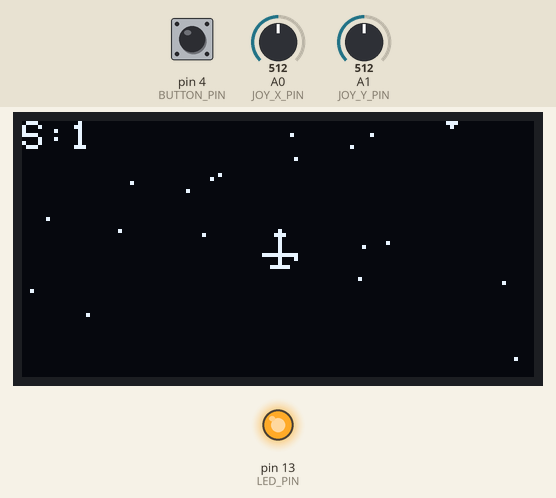
Bench run of a sketch on a simulated Arduino Uno, built with avr-gcc and run on an emulated ATmega328P. On the bench: 128×64 one-colour display, output pins drawn as LEDs (lit = HIGH). Dashed ring = blinking. The test bench sets the inputs (shaded band); at power-on: pin 4 (BUTTON_PIN) HIGH, A0 (JOY_X_PIN) = 512, A1 (JOY_Y_PIN) = 512. Random numbers use the default seed unless the sketch sets one; what the sketch prints to the serial monitor is not drawn.

Above: at 1.69 s.
2.0 s: pin 4 (BUTTON_PIN) pulled LOW for 0.15 s
At 2.41 s:
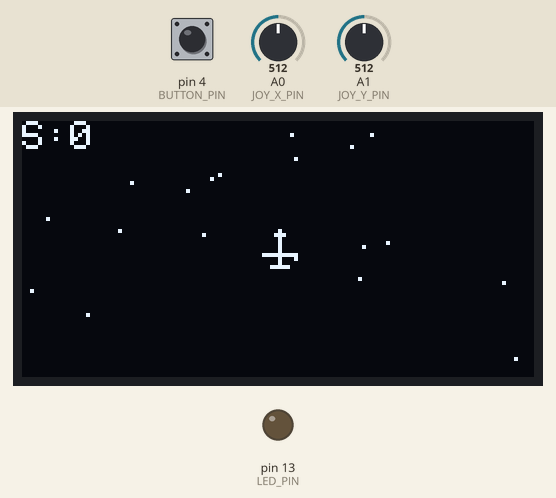
2.7 s: pin 4 (BUTTON_PIN) pulled LOW for 1 s
At 3.9 s:
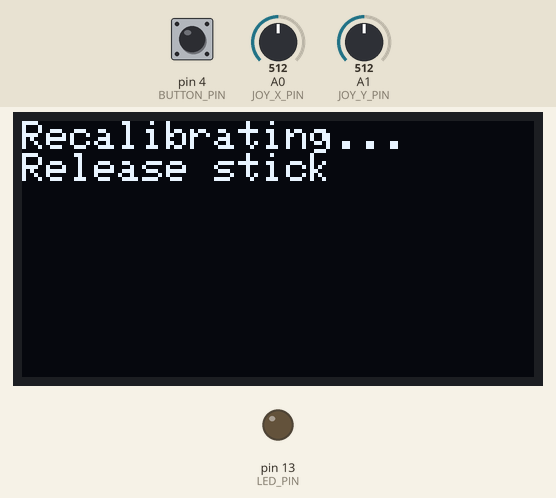
5.2 s: A0 (JOY_X_PIN) set to 716
At 6.4 s:
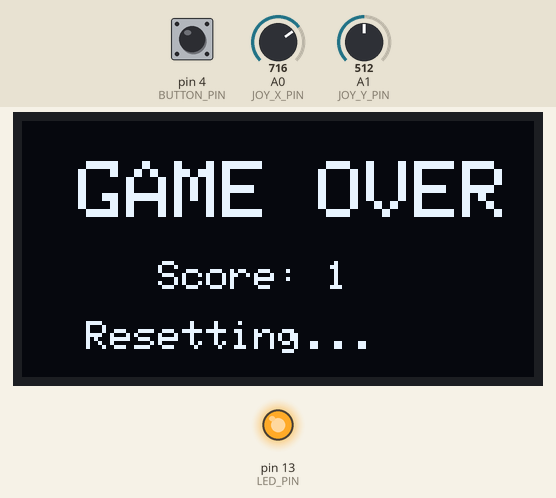
7.3 s: A1 (JOY_Y_PIN) set to 716
At 8.05 s:
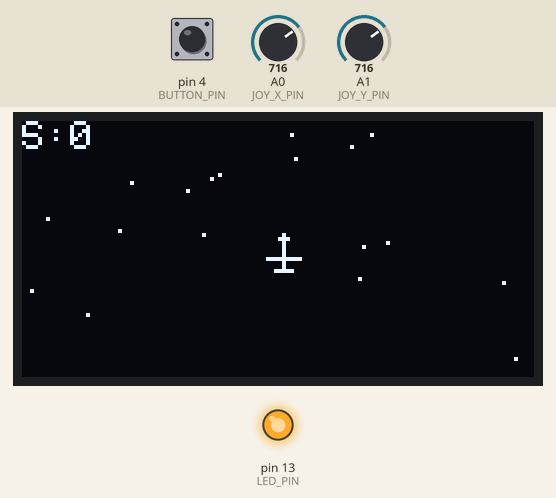
9.3 s: pin 4 (BUTTON_PIN) pulled LOW for 3.2 s
At 10.6 s:
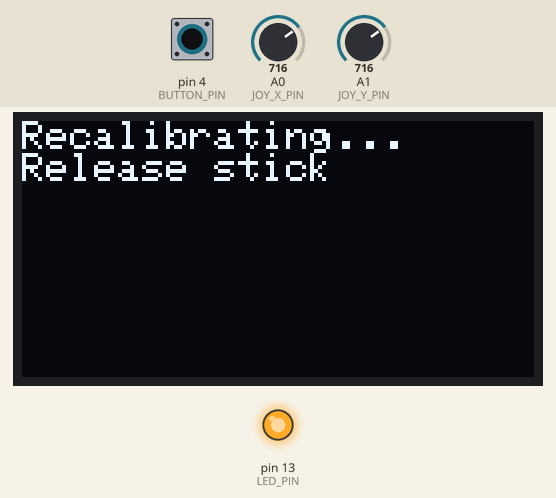
13.1 s: A0 (JOY_X_PIN) set to 900
At 13.89 s:
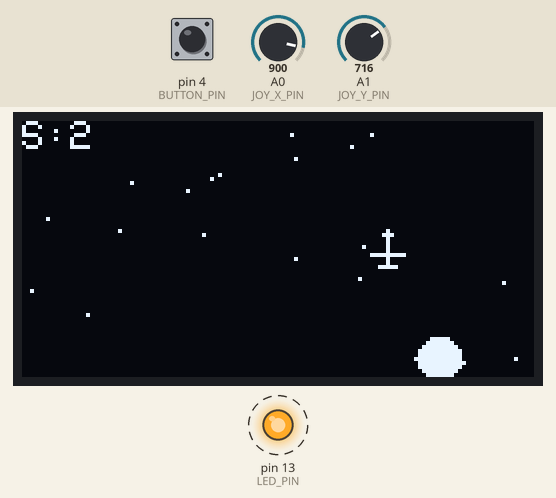
Timing chart, 0 to 15.9 s (numbered marks = the images above; inputs shaded):
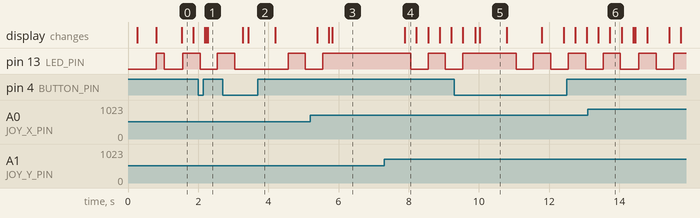

The sketch:

flight_game.ino
```cpp
#include <Wire.h>
#include <Adafruit_GFX.h>
#include <Adafruit_SSD1306.h>

// ==================== 핀 ====================
#define JOY_X_PIN      A0
#define JOY_Y_PIN      A1
#define BUTTON_PIN     4
#define LED_PIN        13

// ==================== OLED ====================
#define SCREEN_WIDTH  128
#define SCREEN_HEIGHT 64
#define OLED_RESET    -1
#define SCREEN_ADDRESS 0x3C
Adafruit_SSD1306 display(SCREEN_WIDTH, SCREEN_HEIGHT, &Wire, OLED_RESET);

// ==================== 조이스틱 ====================
int joyCenterX = 512;
int joyCenterY = 512;
const int DEADZONE = 60;
const float SENS = 0.008;   // 조이스틱 편차(0~512) → 픽셀 변환
const float MAX_STEP = 2.0;

// ==================== 게임 ====================
struct Obstacle {
  float x, y, vy;
  int r;
  bool active;
};
const int MAX_OBS = 4;
Obstacle obstacles[MAX_OBS];

float planeX, planeY;
unsigned long gameStartMs = 0;
int gameScore = 0;
bool gameOver = false;
unsigned long gameOverMs = 0;
unsigned long lastFrame = 0;
const unsigned long FRAME_INTERVAL = 33;

struct Star { uint8_t x, y; };
const int STAR_COUNT = 20;
Star stars[STAR_COUNT];

// ==================== 버튼 ====================
int lastButtonReading = HIGH;
unsigned long lastDebounce = 0;
unsigned long buttonPressStart = 0;
bool buttonHeld = false;
const unsigned long DEBOUNCE_MS = 40;
const unsigned long LONG_PRESS_MS = 600;

// ==================== 함수 프로토타입 ====================
void handleButton();
void initGame();
void spawnObstacle();
void updateAndDrawGame();
void drawPlane(int x, int y);
void calibrateJoystick();

// ==================== setup ====================
void setup() {
  Serial.begin(115200);
  delay(200);

  pinMode(BUTTON_PIN, INPUT_PULLUP);
  pinMode(LED_PIN, OUTPUT);

  Wire.begin();
  Wire.setClock(100000);

  if (!display.begin(SSD1306_SWITCHCAPVCC, SCREEN_ADDRESS)) {
    Serial.println(F("SSD1306 fail"));
    for (;;);
  }
  display.ssd1306_command(0x81);
  display.ssd1306_command(255);

  display.clearDisplay();
  display.setTextColor(SSD1306_WHITE);
  display.setTextSize(1);
  display.setCursor(0, 0);
  display.println(F("Calibrating joy..."));
  display.println(F("Don't touch stick"));
  display.display();

  // 조이스틱 중앙값 캘리브레이션
  calibrateJoystick();

  randomSeed(analogRead(A2));  // A2 사용 (A0/A1은 조이스틱)
  for (int i = 0; i < STAR_COUNT; i++) {
    stars[i].x = random(0, 128);
    stars[i].y = random(0, 64);
  }

  initGame();
  delay(300);
  Serial.println(F("Setup complete"));
}

// ==================== 조이스틱 캘리브레이션 ====================
void calibrateJoystick() {
  long sumX = 0, sumY = 0;
  const int N = 20;
  for (int i = 0; i < N; i++) {
    sumX += analogRead(JOY_X_PIN);
    sumY += analogRead(JOY_Y_PIN);
    delay(10);
  }
  joyCenterX = sumX / N;
  joyCenterY = sumY / N;
  Serial.print(F("Center X="));
  Serial.print(joyCenterX);
  Serial.print(F(" Y="));
  Serial.println(joyCenterY);
}

// ==================== loop ====================
void loop() {
  handleButton();
  updateAndDrawGame();
}

// ==================== 버튼 ====================
void handleButton() {
  int reading = digitalRead(BUTTON_PIN);
  if (reading != lastButtonReading) lastDebounce = millis();

  if ((millis() - lastDebounce) > DEBOUNCE_MS) {
    static int stableState = HIGH;
    if (reading != stableState) {
      stableState = reading;
      if (stableState == LOW) {
        buttonPressStart = millis();
        buttonHeld = true;
      } else {
        if (buttonHeld) {
          unsigned long held = millis() - buttonPressStart;
          if (held < LONG_PRESS_MS) {
            initGame();
            Serial.println(F("Reset game"));
          }
          buttonHeld = false;
        }
      }
    }
  }
  lastButtonReading = reading;

  // 길게 누름 → 조이스틱 재캘리브레이션
  if (buttonHeld && (millis() - buttonPressStart >= LONG_PRESS_MS)) {
    display.clearDisplay();
    display.setCursor(0, 0);
    display.println(F("Recalibrating..."));
    display.println(F("Release stick"));
    display.display();
    delay(500);
    calibrateJoystick();
    initGame();
    Serial.println(F("Recalibrated"));
    buttonHeld = false;
  }
}

// ==================== 게임 ====================
void initGame() {
  planeX = 64;
  planeY = 32;
  gameStartMs = millis();
  gameScore = 0;
  gameOver = false;
  for (int i = 0; i < MAX_OBS; i++) obstacles[i].active = false;
  lastFrame = millis();
}

void spawnObstacle() {
  for (int i = 0; i < MAX_OBS; i++) {
    if (!obstacles[i].active) {
      obstacles[i].active = true;
      obstacles[i].x = random(8, 120);
      obstacles[i].y = -5;
      obstacles[i].r = random(3, 6);
      obstacles[i].vy = random(80, 150) / 100.0 * 1.5;
      return;
    }
  }
}

void updateAndDrawGame() {
  unsigned long now = millis();

  if (gameOver) {
    display.clearDisplay();
    display.setTextSize(2);
    display.setCursor(14, 10);
    display.println(F("GAME OVER"));
    display.setTextSize(1);
    display.setCursor(34, 35);
    display.print(F("Score: "));
    display.print(gameScore);
    display.setCursor(16, 50);
    display.println(F("Resetting..."));
    display.display();
    if (now - gameOverMs > 2000) initGame();
    return;
  }

  if (now - lastFrame < FRAME_INTERVAL) return;
  float dt = (now - lastFrame) / 1000.0;
  lastFrame = now;

  gameScore = (now - gameStartMs) / 1000;

  // ---- 조이스틱 읽기 ----
  int jx = analogRead(JOY_X_PIN) - joyCenterX;
  int jy = analogRead(JOY_Y_PIN) - joyCenterY;

  // 데드존
  if (abs(jx) < DEADZONE) jx = 0;
  if (abs(jy) < DEADZONE) jy = 0;

  // 이동량 계산
  float dx = jx * SENS;
  float dy = jy * SENS;

  // 스텝 제한
  if (dx >  MAX_STEP) dx =  MAX_STEP;
  if (dx < -MAX_STEP) dx = -MAX_STEP;
  if (dy >  MAX_STEP) dy =  MAX_STEP;
  if (dy < -MAX_STEP) dy = -MAX_STEP;

  // ★ 조이스틱 Y축 방향이 반대면 부호 바꿔야 함
  planeX += dx;
  planeY += dy;

  // 경계 처리
  if (planeX < 4)   planeX = 4;
  if (planeX > 123) planeX = 123;
  if (planeY < 4)   planeY = 4;
  if (planeY > 59)  planeY = 59;

  // 디버그
  static unsigned long lastDbg = 0;
  if (millis() - lastDbg > 300) {
    lastDbg = millis();
    Serial.print(F("jx=")); Serial.print(jx);
    Serial.print(F(" jy=")); Serial.print(jy);
    Serial.print(F(" X=")); Serial.print(planeX);
    Serial.print(F(" Y=")); Serial.println(planeY);
  }

  // 장애물 스폰
  int spawnRate = 40 - min(25, gameScore / 2);
  if (random(0, spawnRate) == 0) spawnObstacle();

  // 장애물 업데이트 & 충돌
  for (int i = 0; i < MAX_OBS; i++) {
    if (!obstacles[i].active) continue;
    obstacles[i].y += obstacles[i].vy * dt * 30;

    if (obstacles[i].y > 70) {
      obstacles[i].active = false;
      continue;
    }

    float ddx = obstacles[i].x - planeX;
    float ddy = obstacles[i].y - planeY;
    if (ddx * ddx + ddy * ddy < (obstacles[i].r + 4) * (obstacles[i].r + 4)) {
      gameOver = true;
      gameOverMs = now;
      return;
    }
  }

  // 렌더
  display.clearDisplay();

  for (int i = 0; i < STAR_COUNT; i++) {
    display.drawPixel(stars[i].x, stars[i].y, SSD1306_WHITE);
  }

  for (int i = 0; i < MAX_OBS; i++) {
    if (!obstacles[i].active) continue;
    int ox = (int)obstacles[i].x;
    int oy = (int)obstacles[i].y;
    display.fillCircle(ox, oy, obstacles[i].r, SSD1306_WHITE);
    display.drawPixel(ox - obstacles[i].r - 1, oy, SSD1306_WHITE);
    display.drawPixel(ox + obstacles[i].r + 1, oy + 1, SSD1306_WHITE);
    display.drawPixel(ox, oy + obstacles[i].r + 1, SSD1306_WHITE);
  }

  drawPlane((int)planeX, (int)planeY);

  display.setTextSize(1);
  display.setTextColor(SSD1306_WHITE);
  display.setCursor(0, 0);
  display.print(F("S:"));
  display.print(gameScore);

  display.display();
  digitalWrite(LED_PIN, (now / 500) % 2);
}

void drawPlane(int x, int y) {
  display.drawLine(x, y - 5, x, y + 4, SSD1306_WHITE);
  display.drawLine(x - 4, y + 1, x + 4, y + 1, SSD1306_WHITE);
  display.drawLine(x - 2, y + 4, x + 2, y + 4, SSD1306_WHITE);
  display.drawPixel(x - 1, y - 4, SSD1306_WHITE);
  display.drawPixel(x + 1, y - 4, SSD1306_WHITE);
  display.drawPixel(x, y - 5, SSD1306_WHITE);
}
```

Measured:
- by itself, pin 13 (LED_PIN): repeats every 0.99 s: LOW 0.49 s, HIGH 0.50 s
- what the display in image 5 shows lasts 0.8 s, from 10.0 s to 10.8 s
